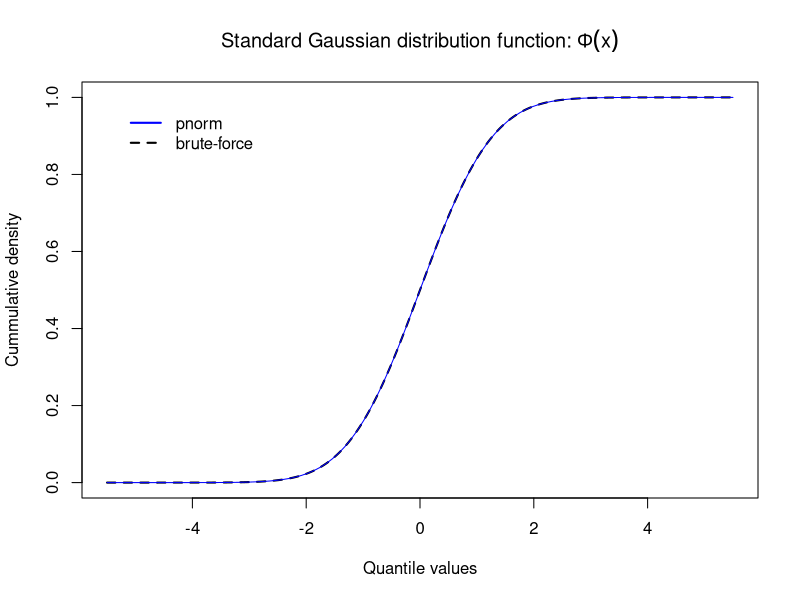

Source code (R):
#options(digits = 4)
### Problem 2 ###
# 1. phi function ---------------------------------------------------------

phi <- function(x = NULL){
  if(is.null(x)) stop("Null vector not allowed!") # test for non-null vector
  
  x = scale(x) # obtain standardization of vector x
  out <- 1/sqrt(2 * pi) * exp(-x^2/2) # probability density of vector x
  return(as.vector(out))
}
phi(seq(100))

# 2. quantile vector, integrate to obtain phi vector values ---------------

quant = seq(0, 5.5, by = 1/100) # for half-table values
f = function(x) 1/sqrt(2 * pi) * exp(-x^2/2) # integrand for Phi(x) value
probs <- sapply(quant, 
                FUN = function(x) integrate(f, lower = 0, upper = x)$value)
probs <- sapply(probs, round, 4)
probs

# matrix form (subset first 400 to draw half-table)
xmat <- matrix(probs[1:400], ncol = 10, byrow = TRUE)
dimnames(xmat) <- list(seq(0.0, 3.99, by = 1/10), seq(0, 0.09, by = 1/100))
xmat

# 3. Distribution curve (full table plot) ----------------------------------
x = c(-rev(quant), quant)
y = sapply(x, 
           FUN = function(x) integrate(f, lower = -5.5, upper = x)$value)

plot(x, y, type = 'l',
     xlab = "Quantile values",
     ylab = "Cummulative density",
     lwd = 2, lty = 2,
     main = expression(
       paste("Standard Gaussian distribution function:")~Phi(x))
     # xlim = c(-5, 5), ylim = c(0, 1), axes = TRUE,
     )
curve(expr = pnorm(x), add = TRUE, col = 'blue', lty = 1.5)
legend('topleft',
       inset = 0.05,
       legend = c("pnorm", "brute-force"),
       bty = "n", # Removes the legend box
       lty = c(1, 2),
       col = c('blue', 'black'),
       lwd = 2)
